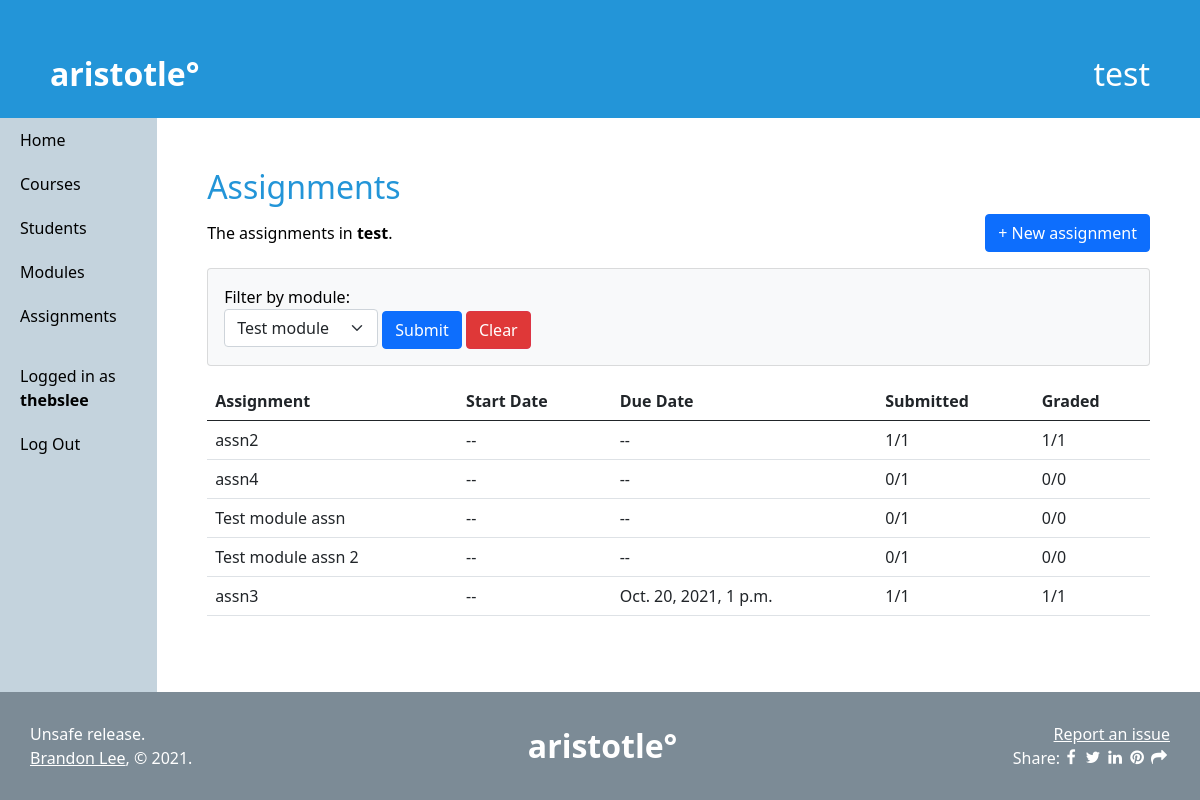
Page /forum/assignments/ (signed in) on the committed database.
### forum/models.py (models this page shows)
class Course(models.Model):
    name = models.CharField(max_length=100)
    owner = models.ForeignKey(
        settings.AUTH_USER_MODEL,
        on_delete=models.CASCADE,
        related_name='course_of_owner'
    )
    students = models.ManyToManyField(
        settings.AUTH_USER_MODEL,
        related_name='course_of_student',
        blank=True
    )
    uuid = models.UUIDField(
        default=uuid.uuid4,
        editable=False
    )

class Assignment(models.Model):
    course = models.ForeignKey(
        Course,
        on_delete=models.CASCADE,
        related_name='assignments_of_course'
    )
    module = models.ForeignKey(
        AssignmentModule,
        on_delete=models.CASCADE,
        related_name='assignments_of_module',
        null=True
    )
    title = models.CharField(max_length=100)
    start_datetime = models.DateTimeField(null=True, blank=True)
    end_datetime = models.DateTimeField(null=True, blank=True)
    description = models.TextField(max_length=10000, blank=True)
    total_points = models.FloatField(null=True, blank=True)

### forum/views_folder/views_assignments.py (the view)
# urls.py: path('assignments/', views_assignments.assignments, name='assignments'),
def assignments(request):
    if not request.user.is_authenticated:
        return redirect('home')
    context = alwaysContext(request)
    course = Course.objects.filter(id=request.session.get('selected_course_id')).first()
    selected_assignments = Assignment.objects.filter(course=course).order_by("end_datetime")
    if request.method == "POST":
        selected_assignments = Assignment.objects.filter(course=course, module_id=request.POST["modulefilter"]).order_by("end_datetime")
    if (course.owner == request.user):
        context["modules"] = AssignmentModule.objects.filter(course=course)
        context["assignments"] = []
        for assignment in selected_assignments:
            context["assignments"].append(TeacherAssignmentRow(assignment, request))
        return render(request, "assignments_teacher.html", context)
    else:
        context["page_title"] = "Assignments"
        return gradeRender(request.user, request, context, course, selected_assignments)

### forum/views_folder/utilities.py (called while the page is built)
def alwaysContext(request):
    return {
        "username": request.user.username,
        "selected_course": Course.objects.filter(id=request.session.get('selected_course_id')).first()
    }

### forum/templates/assignments_teacher.html (shortened to what this page needs)
{% extends 'base.html' %}
{% load static %}
{% block content %}
<h2>Assignments</h2>
<div style="display: flex; flex-direction: row; align-items: center; justify-content: space-between;">
    {% if assignments|length > 0 %}<p>The assignments in <b>{{selected_course.name}}</b>.</p>{% else %}<p>No assignments yet!</p>{% endif %}
    <a href="{% url 'forum:newassignment' %}"><div class="btn btn-primary mb-3">+ New assignment</div></a>
</div>
<form method="POST" action="{% url 'forum:assignments' %}">
    <div class="card bg-light">
        <div class="card-body">
            <label>Filter by module: <select name="modulefilter" class="form-select">
                {% for module in modules %}<option value="{{module.id}}">{{module.name}}</option>{% endfor %}
            </select></label>
            <input class="btn btn-primary" type="submit" value="Submit">
            <a href="{% url 'forum:assignments' %}"><div class="btn btn-danger" style="background-color: var(--button-red);">Clear</div></a>
        </div>
    </div>
</form>
<table class="table table-hover">
    <thead>
        <tr>
            <th>Assignment</th>
            <th>Start Date</th>
            <th>Due Date</th>
            <th>Submitted</th>
            <th>Graded</th>
        </tr>
    </thead>
    <tbody>
        {% for assignment in assignments %}
        <tr onclick="location.href='{% url 'forum:assignmentdetails' assignment.id %}'" style="cursor:pointer">
            <td>{{assignment.title}}</td>
            <td>{% if assignment.start_datetime != None %}{{assignment.start_datetime}}{% else %}--{% endif %}</td>
            <td>{% if assignment.end_datetime != None %}{{assignment.end_datetime}}{% else %}--{% endif %}</td>
            <td>{% if assignment.submitted != None %}{{assignment.submitted}}{% else %}--{% endif %}/{% if assignment.nostudents != None %}{{assignment.nostudents}}{% else %}--{% endif %}</td>
            <td>
                <span {% if assignment.graded != assignment.submitted %}class="badge bg-danger"{% endif %}>
                {% if assignment.graded != None %}{{assignment.graded}}{% else %}--{% endif %}/{% if assignment.submitted != None %}{{assignment.submitted}}{% else %}--{% endif %}
                </span>
            </td>
        </tr>
        {% endfor %}
    </tbody>
</table>
{% endblock %}

### templates/base.html (shortened to what this page needs)
{% load static %}
<html>
    <head>
        <link rel="stylesheet" href="https://cdn.jsdelivr.net/npm/bootstrap@5.1.0/dist/css/bootstrap.min.css">
        <link rel="stylesheet" href="https://cdn.jsdelivr.net/npm/bootstrap-icons@1.5.0/font/bootstrap-icons.css">
        <link rel="stylesheet" href="{% static 'css/main.css' %}">
    </head>
    <body>
        <a href="{% url 'home' %}">
            <div id=pagehead>
                <div style="display:flex; flex-direction: row; align-items: center;">
                    aristotle°
                </div>
                <div style="font-weight: normal">
                    {{selected_course.name}}
                </div>
            </div>
        </a>
        <div id="fullcontainer">
            {% if username %}
            <div id="navbar">
                <ul>
                    <a href="{% url 'home' %}"><li>Home</li></a>
                    <a href="{% url 'forum:courses' %}"><li>Courses</li></a>
                    {% if selected_course %}
                    {% if selected_course.owner == request.user %}<a href="{% url 'forum:students' %}"><li>Students</li></a>{% endif %}
                    <a href="{% url 'forum:modules' %}"><li>Modules</li></a>
                    <a href="{% url 'forum:assignments' %}"><li>Assignments</li></a>
                    {% endif %}
                </ul>
                <ul>
                    <li>Logged in as <b>{{username}}</b></li>
                    <a href="{% url 'authentication:logout' %}"><li>Log Out</li></a>
                </ul>
            </div>
            {% endif %}
            <div id="content">
                {% block content %}
                {% endblock %}
            </div>
        </div>
        <div id="pagefoot">
            <span>Unsafe release.<br><a href="http://brandonssandbox.com" style="color:var(--always-white); text-decoration: underline;">Brandon Lee</a>, &#169; 2021.</span>
            <a href="{% url 'home' %}" style="font-size: xx-large; font-weight: bold; color: white">aristotle°</a>
            <div>
                <div style="text-align: right;">
                    <a href="https://github.com/dabslee/aristotle/issues" style="color:var(--always-white); text-decoration: underline;">Report an issue</a>
                    <br>
                    <div style="display: flex; flex-direction: row;">
                        Share: <br>
                        <div id='shareLinks' style='display:flex;flex-direction:row;font-size: 16px;'> <link rel="stylesheet" href="https://cdnjs.cloudflare.com/ajax/libs/font-awesome/4.7.0/css/font-awesome.min.css"> <a id="Facebook-share-icon" class="fa fa-facebook" target="_blank"></a> <a id="Twitter-share-icon" class="fa fa-twitter" target="_blank"></a> <a id="LinkedIn-share-icon" class="fa fa-linkedin" target="_blank"></a> <a id="Pinterest-share-icon" class="fa fa-pinterest" target="_blank"></a> <a class="fa fa-share" href="javascript:void(0);" onclick="copyUrlToClipboard()"></a> </div>
                    </div>
                </div>
            </div>
        </div>
    </body>
</html>

### static/css/main.css (style rules this page uses)
:root { --aristotle-blue: #2395d8; --aristotle-blue-text: #2395d8; --light-aristotle-blue: #daf1ff; --fog-gray: #c4d3dd; --dark-fog-gray: #a0b5c4; --extra-dark-fog-gray: #7c8b96; --main-margin: 50px; --button-green: #33aa33; --button-red: #df3838; --white-text: white; --black-text: black; --main-background: white; --main-background-overlay: rgba(255, 255, 255, 0.7); --input-background: white; --always-white: white; --muted-gray: #eee; }
html { background-color: var(--main-background); }
body { background-color: var(--main-background); margin: 0px; display: flex; height: 100%; flex-direction: column; color: var(--black-text); }
#pagehead { color: var(--always-white); background-color: var(--aristotle-blue); font-size: xx-large; font-weight: bold; padding: var(--main-margin); padding-bottom: 20px; justify-content: space-between; display: flex; flex-direction: row; }
#fullcontainer { background-color: var(--main-background); display: flex; flex-direction: row; flex: 1; }
#pagefoot { display: flex; flex-direction: row; padding: 30px; min-height: fit-content; align-items: center; justify-content: space-between; color: var(--always-white); background-color: var(--extra-dark-fog-gray); }
#content { background-color: var(--main-background); margin: var(--main-margin); width: 100%; height: fit-content; }
#navbar { background-color: var(--fog-gray); height: 100%; display: flex; flex-direction: column; width: 200px; }
#navbar ul { list-style-type: none; padding-left: 0; }
#navbar li { padding: 10px 20px; color: var(--black-text); }
#navbar a li { cursor: pointer; }
h2 { color: var(--aristotle-blue-text); }
a { text-decoration: none; }

### templates/base.html (style rules this page uses)
.fa { text-decoration: none; color: #ffffff; border-radius: 0%; padding: 0px; padding-top: 3px; padding-bottom: -3px; margin: 0 1px; width: 20px; height: 20px; text-align: center; }

### rows in the picture
Course: name "test"
Assignment: title "assn2"
Assignment: title "assn3", end_datetime "Oct. 20, 2021, 1 p.m."

### other values in the picture
{{ username }} "thebslee"
{{ assignment.submitted }} "1"
{{ assignment.nostudents }} "1"
{{ assignment.graded }} "1"
{{ assignment.title }} "assn4"
{{ assignment.submitted }} "0"
{{ assignment.graded }} "0"
{{ assignment.title }} "Test module assn"
{{ assignment.title }} "Test module assn 2"
{{ assignment.submitted }} "0" "1"
{{ assignment.nostudents }} "1" "1"
{{ assignment.graded }} "0" "1"
form field modulefilter "Test module"
